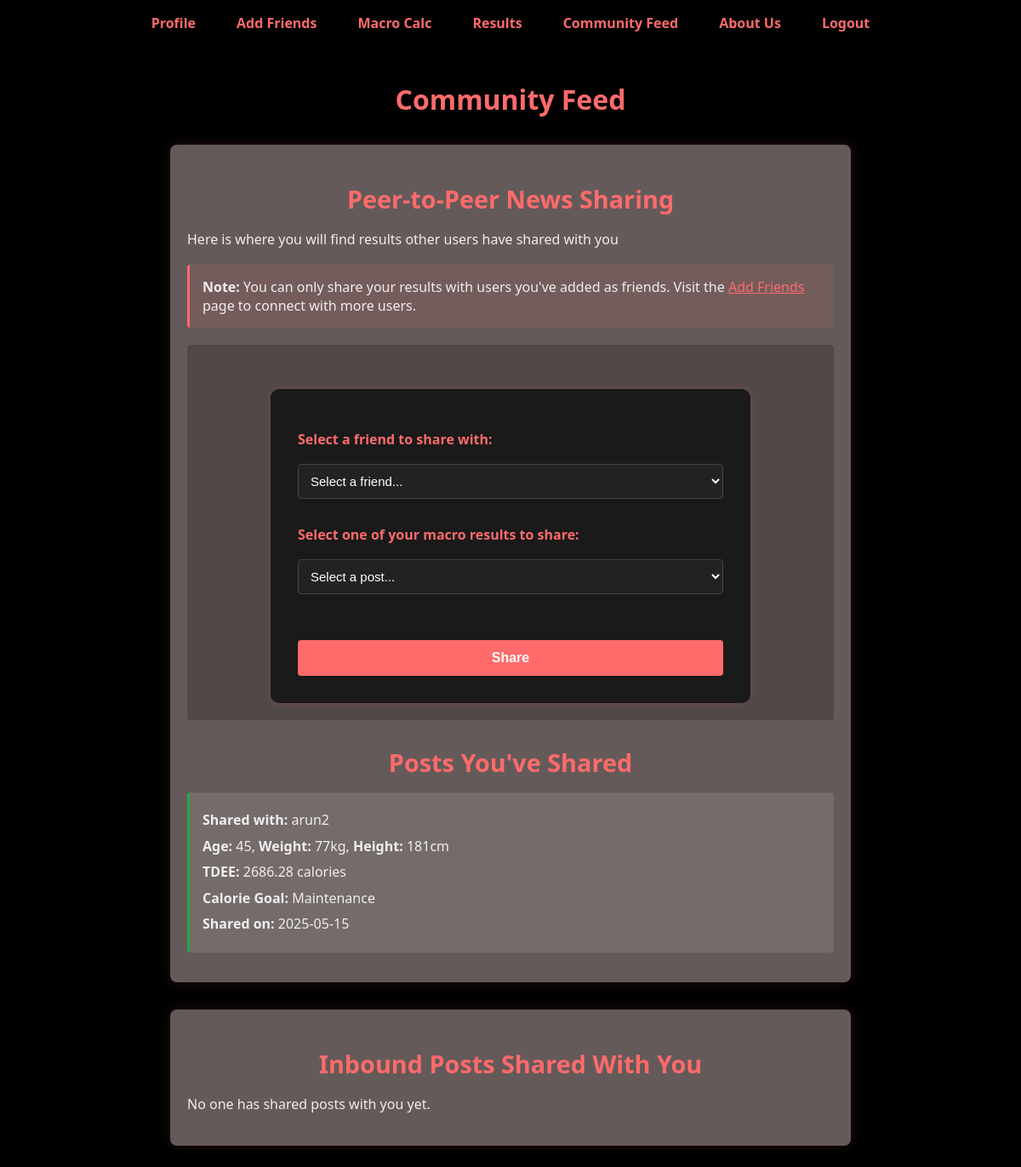
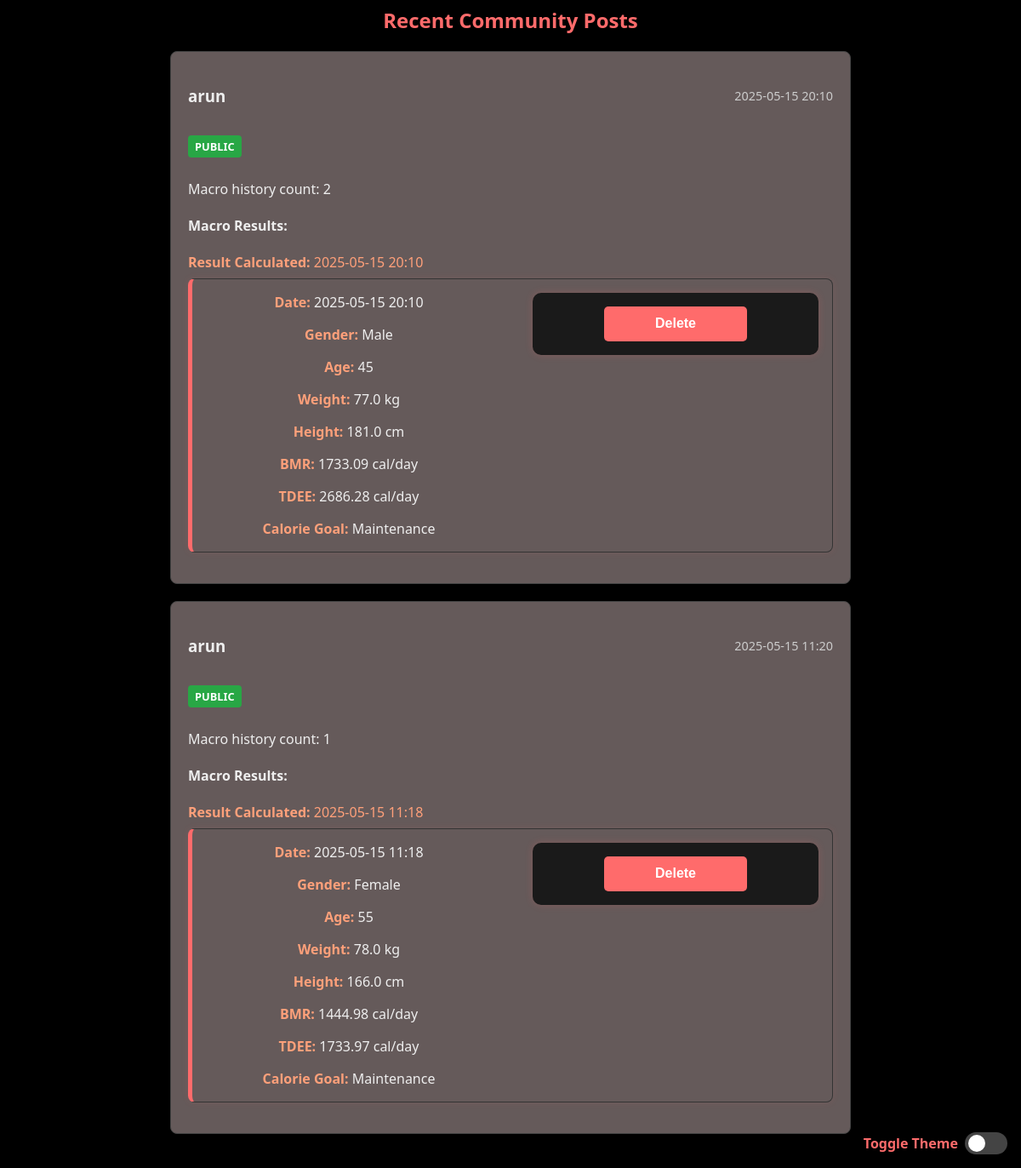
/feed (signed in), run on the app's committed database (2 pictures, top to bottom).
### app/models.py (models this page shows)
class FeedPost(db.Model):
    id = db.Column(db.Integer, primary_key=True, autoincrement=True)
    timestamp = db.Column(db.DateTime, default=datetime.utcnow)
    user_id = db.Column(db.Integer, db.ForeignKey('user.id'), nullable=False)
    macro_post_id = db.Column(db.Integer, db.ForeignKey('macro_post.id'), nullable=False)
    visibility = db.Column(db.String(20), nullable=False, server_default='public')  # 'public', 'friends', 'private'
    user = db.relationship('User', backref='feed_posts')
    macro_post = db.relationship('MacroPost', backref='feed_entries')

class User(db.Model, UserMixin):
    id = db.Column(db.Integer, primary_key=True)
    name = db.Column(db.String(80), unique=True, nullable=False)
    email = db.Column(db.String(120), unique=True, nullable=False)
    password = db.Column(db.String(120), nullable=False)
    gender = db.Column(db.String(10))
    age = db.Column(db.Integer)
    profile_picture = db.Column(db.String(255), default='placeholder-profile.jpg')
    requests_sent = db.relationship(
        'FriendRequest',
        foreign_keys='FriendRequest.requester_id',
        back_populates='requester',
        lazy='dynamic'
    )
    requests_received = db.relationship(
        'FriendRequest',
        foreign_keys='FriendRequest.receiver_id',
        back_populates='receiver',
        lazy='dynamic'
    )
    friends = db.relationship(
        'User',
        secondary=friend_assoc,
        primaryjoin=(id == friend_assoc.c.user_id),
        secondaryjoin=(id == friend_assoc.c.friend_id),
        lazy='dynamic'
    )

class MacroPost(db.Model):
    id = db.Column(db.Integer, primary_key=True)
    gender = db.Column(db.String(10), nullable=False)
    age = db.Column(db.Integer, nullable=False)
    weight = db.Column(db.Float, nullable=False)
    height = db.Column(db.Float, nullable=False)
    bmr = db.Column(db.Float, nullable=False)
    tdee = db.Column(db.Float, nullable=False)
    calorie_goal = db.Column(db.String(10), nullable=False, server_default='maintain')
    timestamp = db.Column(db.DateTime, server_default=db.func.now())
    user_id = db.Column(db.Integer, db.ForeignKey('user.id'), nullable=False)
    user = db.relationship('User', backref=db.backref('macroposts', lazy=True))

### app/routes.py (the view)
@app.route("/feed", methods=["GET"])
@login_required
def feed():
    friend_ids = [friend.id for friend in current_user.friends]
    posts_query = FeedPost.query.filter(
        or_(
            FeedPost.visibility == 'public',  # All public posts
            (FeedPost.visibility == 'friends') & (FeedPost.user_id.in_(friend_ids)),  # Friends' posts with 'friends' visibility
            FeedPost.user_id == current_user.id  # All posts by current user
        )
    ).options(
        joinedload(FeedPost.user),
        joinedload(FeedPost.macro_post)
    ).order_by(FeedPost.timestamp.desc())
    posts = posts_query.all()
    shared_id = request.args.get("shared_post_id", type=int)
    if not shared_id:
        shared_id = None
    for post in posts:
        all_history = (MacroPost.query
            .filter(MacroPost.user_id == post.user.id)
            .order_by(MacroPost.timestamp.asc())
            .all())
        idx = next((i for i, m in enumerate(all_history) if m.id == post.macro_post.id), None)
        if idx is not None:
            macro_history = all_history[:idx+1]
        else:
            macro_history = all_history
        post.macro_history = macro_history
    return render_template("community.html", posts=posts,shared_post_id=shared_id
)

### app/__init__.py (called while the page is built)
@login_manager.user_loader
def load_user(user_id):
    return db.session.get(User, int(user_id))

### app/routes.py (called while the page is built)
@app.after_request
def add_security_headers(response):
    response.headers['X-Content-Type-Options'] = 'nosniff'
    response.headers['X-Frame-Options'] = 'DENY'
    response.headers['X-Content-Type-Options'] = 'nosniff'
    response.headers['X-XSS-Protection'] = '1; mode=block'
    return response

### app/templates/community.html (shortened to what this page needs)
{% extends "base.html" %} {% import "./components/resultTab.html" as ui %}  {% block content %}
<div class="container">
  <h1>Community Feed</h1>
  <section class="news-section">
    <h2>Peer-to-Peer News Sharing</h2>
    <p class="subtext">
      Here is where you will find results other users have shared with you
    </p>
    <div class="friends-note">
      <strong>Note:</strong> You can only share your results with users you've
      added as friends. Visit the
      <a href="{{ url_for('friends') }}">Add Friends</a> page to connect with
      more users.
    </div>
    <div class="sharing-container">
      <form class="share-form" onsubmit="return false;">
        <div class="form-group">
          <label for="user-select">Select a friend to share with:</label>
          <select id="user-select" class="form-select">
            <option value="">Select a friend...</option>
          </select>
        </div>
        <div class="form-group">
          <label for="post-select"
            >Select one of your macro results to share:</label
          >
          <select id="post-select" class="form-select">
            <option value="">Select a post...</option>
          </select>
        </div>
        <button type="button" id="share-button" class="btn-share">Share</button>
      </form>
    </div>
    <div class="shared-posts-section">
      <h2>Posts You've Shared</h2>
      <div class="news-post" id="sent-posts">
      </div>
    </div>
  </section>
  <section class="news-section">
    <h2>Inbound Posts Shared With You</h2>
    <div class="news-container">
      <div class="news-post" id="received-posts">
      </div>
    </div>
  </section>
  <div class="macro-history">
    <h2>Recent Community Posts</h2>
    {% if posts %} {% for post in posts %}
    <div class="post">
      <div class="post-header">
        <h3>{{ post.user.name }}</h3>
        <span class="post-date"
          >{{ post.timestamp.strftime('%Y-%m-%d %H:%M') }}</span
        >
      </div>
      <div
        class="visibility-badge {% if post.visibility == 'public' %}visibility-public{% endif %} {% if post.visibility == 'friends' %}visibility-friends{% endif %} {% if post.visibility == 'private' %}visibility-private{% endif %}"
      >
        {{ post.visibility }}
      </div>
      <p>Macro history count: {{ post.macro_history|length }}</p>
      <div class="post-content">
        <h4>Macro Results:</h4>
        <p style="color: #ffa07a; margin-bottom: 0.5em">
          <strong>Result Calculated:</strong> {{
          post.macro_post.timestamp.strftime('%Y-%m-%d %H:%M') }}
        </p>
        <div>
          <li>
            <div class="info">{{ ui.history_item(post.macro_post) }}</div>
            <div class="actions">
              {{ ui.delete_button(post.macro_post.id) }}
            </div>
          </li>
        </div>
      </div>
    </div>
    {% endfor %} {% else %}
    <p>No posts available yet. Be the first to create a post!</p>
    {% endif %}
  </div>
</div>
{% endblock %}

### app/templates/components/resultTab.html (shortened to what this page needs)
{% macro history_item(post) %}
<p><strong>Date:</strong> {{ post.timestamp.strftime('%Y-%m-%d %H:%M') }}</p>
<p><strong>Gender:</strong> {{ post.gender|capitalize }}</p>
<p><strong>Age:</strong> {{ post.age }}</p>
<p><strong>Weight:</strong> {{ post.weight }} kg</p>
<p><strong>Height:</strong> {{ post.height }} cm</p>
<p><strong>BMR:</strong> {{ post.bmr }} cal/day</p>
<p><strong>TDEE:</strong> {{ post.tdee }} cal/day</p>
<p><strong>Calorie Goal:</strong> {{ post.calorie_goal|capitalize }}</p>
{% endmacro %}
{% macro delete_button(post_id) %}
<form
  action="{{ url_for('delete_macro_post', post_id=post_id) }}"
  method="post"
  onsubmit="return confirm('Are you sure you want to delete this entry?');"
>
  <button type="submit">Delete</button>
</form>
{% endmacro %}

### app/static/css/style.css (style rules this page uses)
body { background-color: #000; color: #eee; font-family: 'Segoe UI', Tahoma, Geneva, Verdana, sans-serif; margin: 0; padding: 0; }
h1, h2 { color: #ff6b6b; text-align: center; }
form { background-color: #1a1a1a; padding: 2rem; border-radius: 10px; max-width: 500px; margin: 2rem auto; box-shadow: 0 0 10px rgba(255, 107, 107, 0.2); }
label { font-weight: bold; display: block; margin-top: 1rem; color: #ff6b6b; }
input, select, button { width: 100%; padding: 0.7rem; margin-top: 0.5rem; border-radius: 5px; border: none; background-color: #333; color: #fff; font-size: 1rem; }
button { background-color: #ff6b6b; color: #000; font-weight: bold; margin-top: 1.5rem; cursor: pointer; transition: background-color 0.3s; }
section { background-color: #111; color: #eee; max-width: 900px; margin: 2rem auto; padding: 2rem; border-radius: 10px; box-shadow: 0 0 15px rgba(255, 107, 107, 0.15); }
section h2 { color: #ff6b6b; margin-bottom: 1rem; font-size: 1.8rem; }
section p { font-size: 1rem; line-height: 1.6; }
.macro-history { margin-top: 2rem; }
.macro-history li { text-align: center; border: 1px solid #333; border-left: 5px solid #ff6b6b; border-radius: 8px; margin-bottom: 1rem; box-shadow: 0 0 8px rgba(255, 107, 107, 0.1); transition: transform 0.2s ease; display: flex; justify-content: space-between; align-items: flex-start; gap: 1rem; }
.macro-history strong { color: #ffa07a; }
.macro-history .info { justify-content: left; }
.macro-history .info p { margin-block: 1rem; }
.macro-history li .info { display: inline-table; grid-template-columns: repeat(auto-fit, minmax(120px, 1fr)); gap: 0.25rem 1rem; flex: 0.5; }
.macro-history .actions { display: flex; flex-direction: column; }
.macro-history li .actions { display: block; align-self: start; gap: 0.5rem; display: flex; flex-direction: column; flex-shrink: 0; gap: 0.25rem 1rem; flex: 0.5; }
.macro-history button { width: 50%; margin-block: 1rem; color: white; }
.macro-history form { padding: 0; margin: 1rem; }
input, select { color: #fff; }

### app/templates/community.html (style rules this page uses)
.container { max-width: 800px; margin: 0 auto; padding: 20px; }
h1, h2 { text-align: center; color: #ff6b6b; }
.form-group { margin-bottom: 15px; }
.form-group label { display: block; margin-bottom: 10px; font-weight: bold; color: #ff6b6b; }
.form-select { width: 100%; padding: 10px; border: 1px solid #444; border-radius: 4px; margin-bottom: 15px; background-color: #222; color: #fff; font-size: 15px; }
.btn-primary, .btn-share { background: #ff6b6b; color: white; border: none; padding: 12px 20px; border-radius: 4px; cursor: pointer; width: 100%; font-size: 16px; font-weight: bold; }
.post { background: rgb(101, 90, 90); border: 1px solid #444; border-radius: 8px; padding: 20px; margin-bottom: 20px; box-shadow: 0 2px 4px rgba(0, 0, 0, 0.2); }
.post-header { display: flex; justify-content: space-between; align-items: center; margin-bottom: 15px; }
.post-date { color: #ccc; font-size: 0.9em; }
.visibility-badge { display: inline-block; padding: 4px 8px; border-radius: 4px; font-size: 0.8em; font-weight: bold; margin-bottom: 10px; text-transform: uppercase; }
.visibility-public { background-color: #28a745; color: white; }
.news-section { margin-bottom: 30px; background: rgb(101, 90, 90); border-radius: 8px; padding: 20px; }
.friends-note { background: rgba(255, 107, 107, 0.1); padding: 15px; border-radius: 4px; margin-bottom: 20px; border-left: 3px solid #ff6b6b; }
.friends-note a { color: #ff6b6b; text-decoration: underline; }
.sharing-container { background: rgba(0, 0, 0, 0.2); padding: 20px; border-radius: 4px; margin-bottom: 25px; }
.share-form { margin-bottom: 0; }
.news-container { margin-top: 15px; }
.news-post { margin-bottom: 10px; }
.shared-posts-section { margin-top: 30px; }

### data on the page
FeedPost: user.name "arun", timestamp "2025-05-15 20:10", visibility "PUBLIC", macro_history|length "2", macro_post.timestamp "2025-05-15 20:10", gender "Male", age "45", weight "77.0", height "181.0", bmr "1733.09", tdee "2686.28", calorie_goal "Maintenance"
FeedPost: user.name "arun", timestamp "2025-05-15 11:20", visibility "PUBLIC", macro_history|length "1", macro_post.timestamp "2025-05-15 11:18", timestamp "2025-05-15 11:18", gender "Female", age "55", weight "78.0", height "166.0", bmr "1444.98", tdee "1733.97", calorie_goal "Maintenance"
